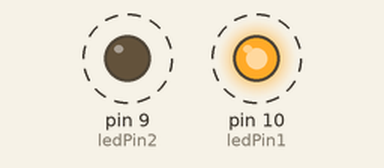
The sketch below on a simulated Arduino Uno, built with avr-gcc and run on an emulated ATmega328P. On the bench: output pins drawn as LEDs (lit = HIGH). Dashed ring = blinking.

Above: at 0.2 s.
Timing chart, 0 to 3.0 s (numbered marks = the images above):
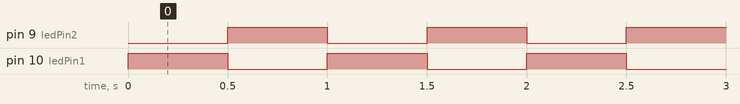

Measured:
- by itself, pin 9 (ledPin2), pin 10 (ledPin1): alternates HIGH for 0.50 s and LOW for 0.50 s

The sketch:

exp2.ino
```cpp
int ledPin1 =10;
int ledPin2 =9;

void setup(){
  pinMode(ledPin1, OUTPUT);
  pinMode(ledPin2, OUTPUT);
}

void loop(){
  digitalWrite(ledPin1,HIGH);
  digitalWrite(ledPin2,LOW);
  delay(500);

  digitalWrite(ledPin1,LOW);
  digitalWrite(ledPin2,HIGH);
  delay(500);
}
```
